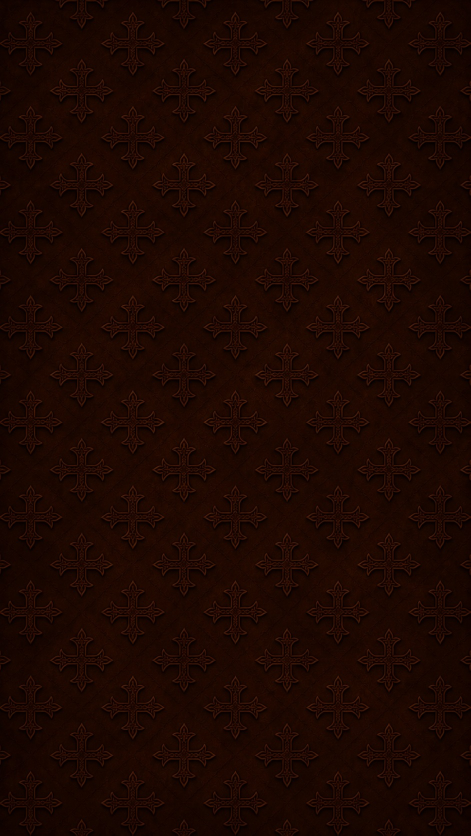
#> input picture app/web/prototype/img/bg-crosses.jpg, 941 x 1671 px (shown at 1/2 size)
$ python frame.py ../../app/web/prototype/img/bg-crosses.jpg ../../app/web/prototype/img/bg-dark.jpg
#> lines starting #> are read from the running program, lines starting #| are printed output that depends on the picture
"""Landscape old-paper frame for the photo show.

Texture: the owner's old scroll (clean interior area only, no cut edges), mirrored
to fill. Edges: procedural torn + scorched mask with a smooth alpha (no halos),
plus a baked soft shadow. Usage: python3 frame.py <owner_scroll.png> <out.webp>
"""
import sys
import numpy as np
from PIL import Image, ImageFilter, ImageOps

SRC, OUT = sys.argv[1], sys.argv[2]
W, H, PAD = 1600, 1220, 46


def fbm1(n, seed, rough=0.6, octaves=7):
    rng = np.random.default_rng(seed)
    x = np.linspace(0, 1, n); out = np.zeros(n); amp, f = 1.0, 5
    for _ in range(octaves):
        pts = rng.normal(size=f + 1); out += amp * np.interp(x * f, np.arange(f + 1), pts); amp *= rough; f *= 2
    return out


src = Image.open(SRC).convert('RGB')
#> src is the input picture: PIL image 941x1671 RGB; mean R, G, B 28.8, 7.8, 1.8
tile = src.crop((330, 190, 1720, 590))                       # clean interior paper
row = Image.new('RGB', (tile.width * 2, tile.height)); row.paste(tile, (0, 0)); row.paste(ImageOps.mirror(tile), (tile.width, 0))
#> after `row = Image.new('RGB', (tile.width * 2, tile.height))`: row: PIL image 2780x400 RGB; every value is 0
#> after `row.paste(ImageOps.mirror(tile), (tile.width, 0))`:
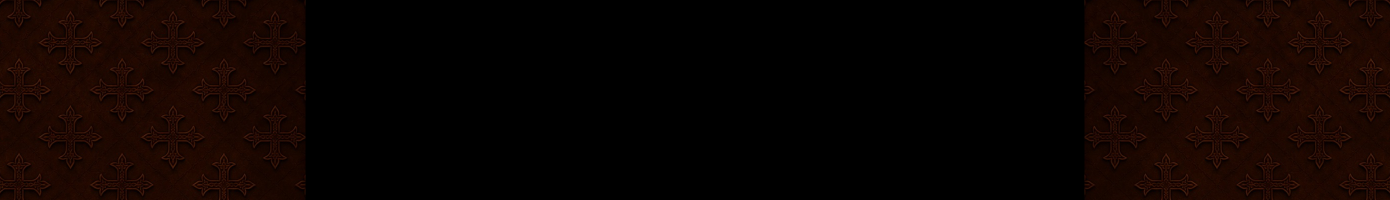
#> row: PIL image 2780x400 RGB (shown at 1/2 size); mean R, G, B 13, 3.6, 0.8
blk = Image.new('RGB', (row.width, row.height * 2)); blk.paste(row, (0, 0)); blk.paste(ImageOps.flip(row), (0, row.height))
#> after `blk = Image.new('RGB', (row.width, row.height * 2))`: blk: PIL image 2780x800 RGB; every value is 0
#> after `blk.paste(ImageOps.flip(row), (0, row.height))`:
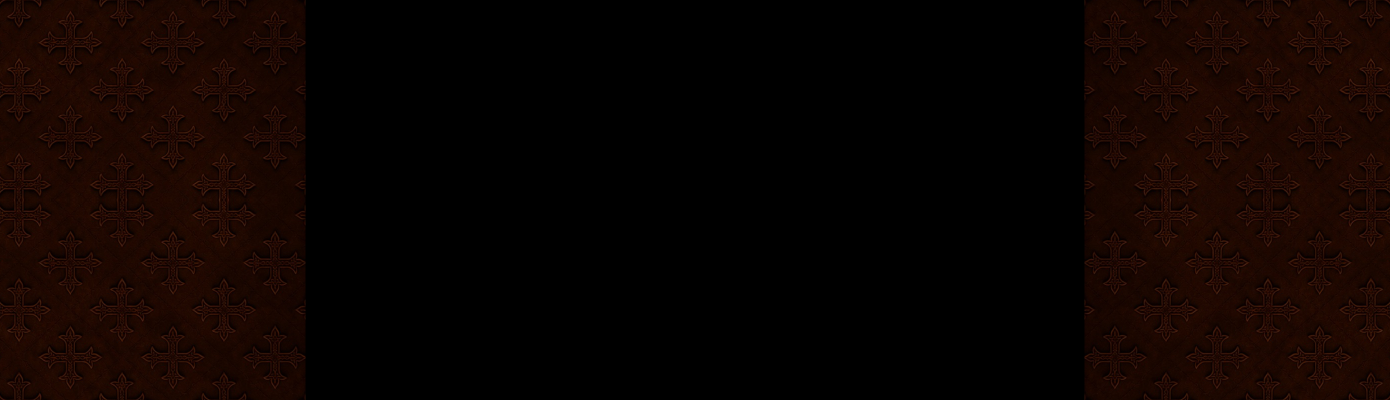
#> blk: PIL image 2780x800 RGB (shown at 1/2 size); mean R, G, B 13, 3.6, 0.8
paper = blk.resize((W, H), Image.LANCZOS)
a = np.asarray(paper).astype(float) * 0.82                   # a little deeper

y, x = np.mgrid[0:H, 0:W].astype(float)
top = PAD + 10 * fbm1(W, 1) + 3 * fbm1(W, 2, .8, 9)
bot = H - PAD - 14 - 10 * fbm1(W, 3) - 3 * fbm1(W, 4, .8, 9)
lef = PAD + 10 * fbm1(H, 5) + 3 * fbm1(H, 6, .8, 9)
rig = W - PAD - 10 * fbm1(H, 7) - 3 * fbm1(H, 8, .8, 9)
d = np.minimum.reduce([y - top[None], bot[None] - y, x - lef[:, None], rig[:, None] - x])
mask = np.clip(d / 1.6 + .5, 0, 1)                            # anti-aliased edge, no fringe
m8 = Image.fromarray((mask * 255).astype(np.uint8))
near = 1 - np.asarray(m8.filter(ImageFilter.GaussianBlur(9)), float) / 255
mid = 1 - np.asarray(m8.filter(ImageFilter.GaussianBlur(34)), float) / 255
shade = 1 - (1.25 * near ** 1.2 + .35 * mid)
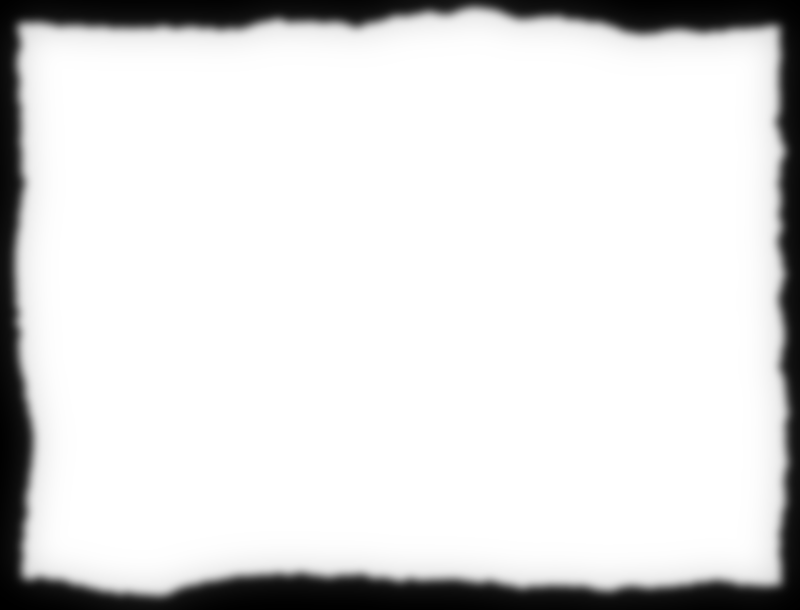
#> shade: shape (1220, 1600) float64 (shown at 1/2 size); min -0.599, max 1, mean 0.793; drawn with min black and max white
rgb = np.clip(a * np.clip(shade, .12, 1)[..., None], 0, 255)
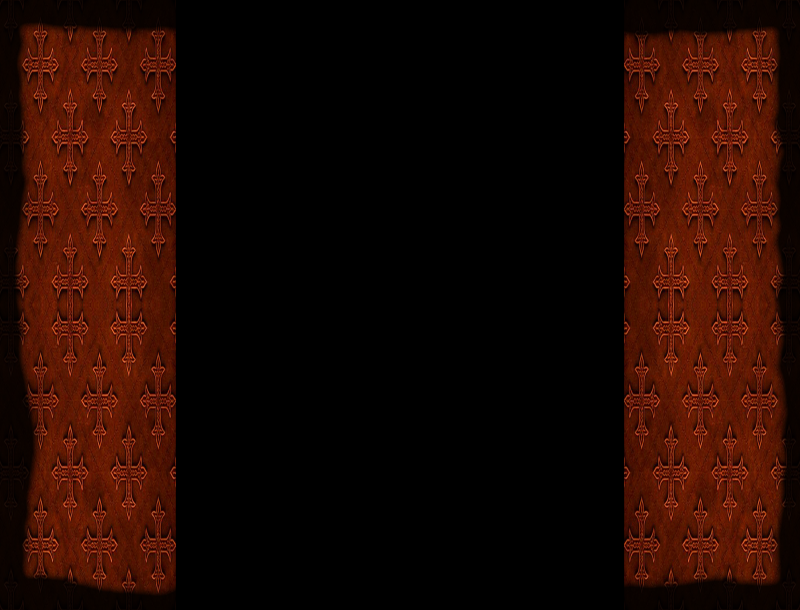
#> rgb: shape (1220, 1600, 3) float64 (shown at 1/2 size); mean R, G, B 8.4, 2.3, 0.6; drawn with min black and max white
sheet = Image.fromarray(np.dstack([rgb, mask * 255]).astype(np.uint8), 'RGBA')
sh = m8.filter(ImageFilter.GaussianBlur(16)).point(lambda v: int(v * .7))
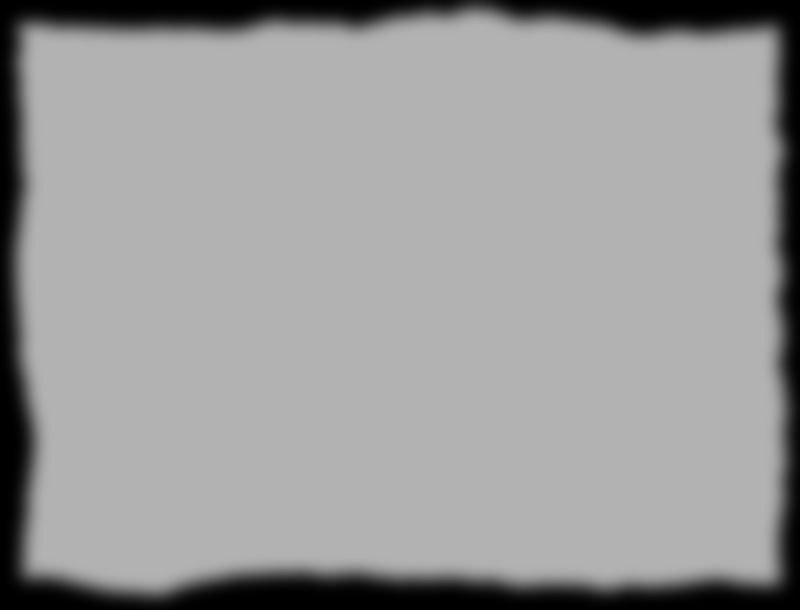
#> sh: PIL image 1600x1220 L (shown at 1/2 size); min 0, max 178, mean 154.5
shadow = Image.new('RGBA', (W, H), (12, 5, 1, 0)); shadow.putalpha(sh)
#> after `shadow.putalpha(sh)`:
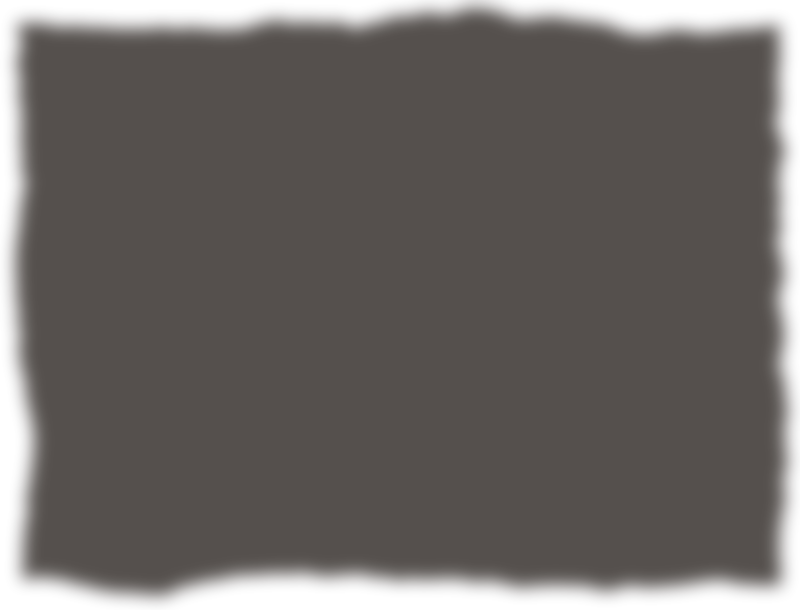
#> shadow: PIL image 1600x1220 RGBA (shown at 1/2 size); mean R, G, B, A 12, 5, 1, 154.5; transparent parts drawn white
canvas = Image.new('RGBA', (W, H), (0, 0, 0, 0)); canvas.alpha_composite(shadow, (0, 14)); canvas.alpha_composite(sheet)
#> after `canvas = Image.new('RGBA', (W, H), (0, 0, 0, 0))`: canvas: PIL image 1600x1220 RGBA; every value is 0
#> after `canvas.alpha_composite(sheet)`:
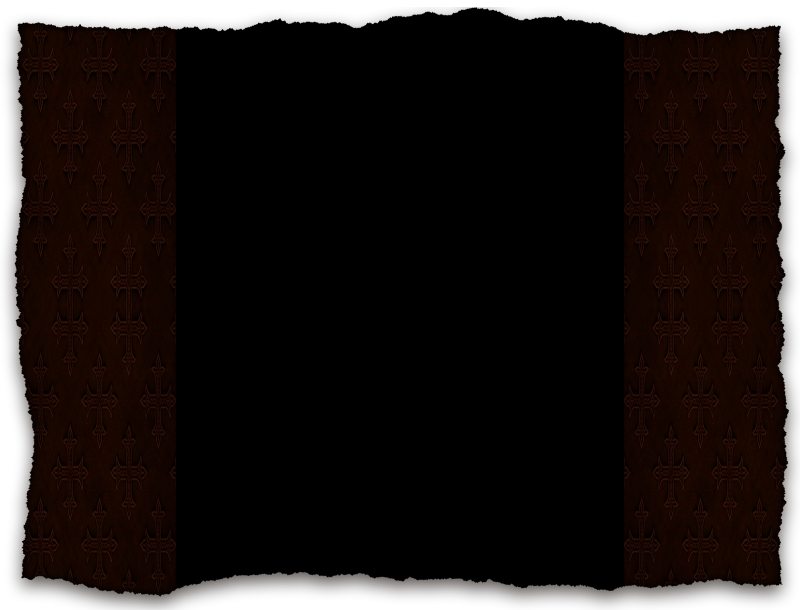
#> canvas: PIL image 1600x1220 RGBA (shown at 1/2 size); mean R, G, B, A 9.2, 2.6, 0.5, 225.1; transparent parts drawn white
canvas.save(OUT, 'WEBP', quality=90, method=6)
print('ok', canvas.size)
#| ok (1600, 1220)
